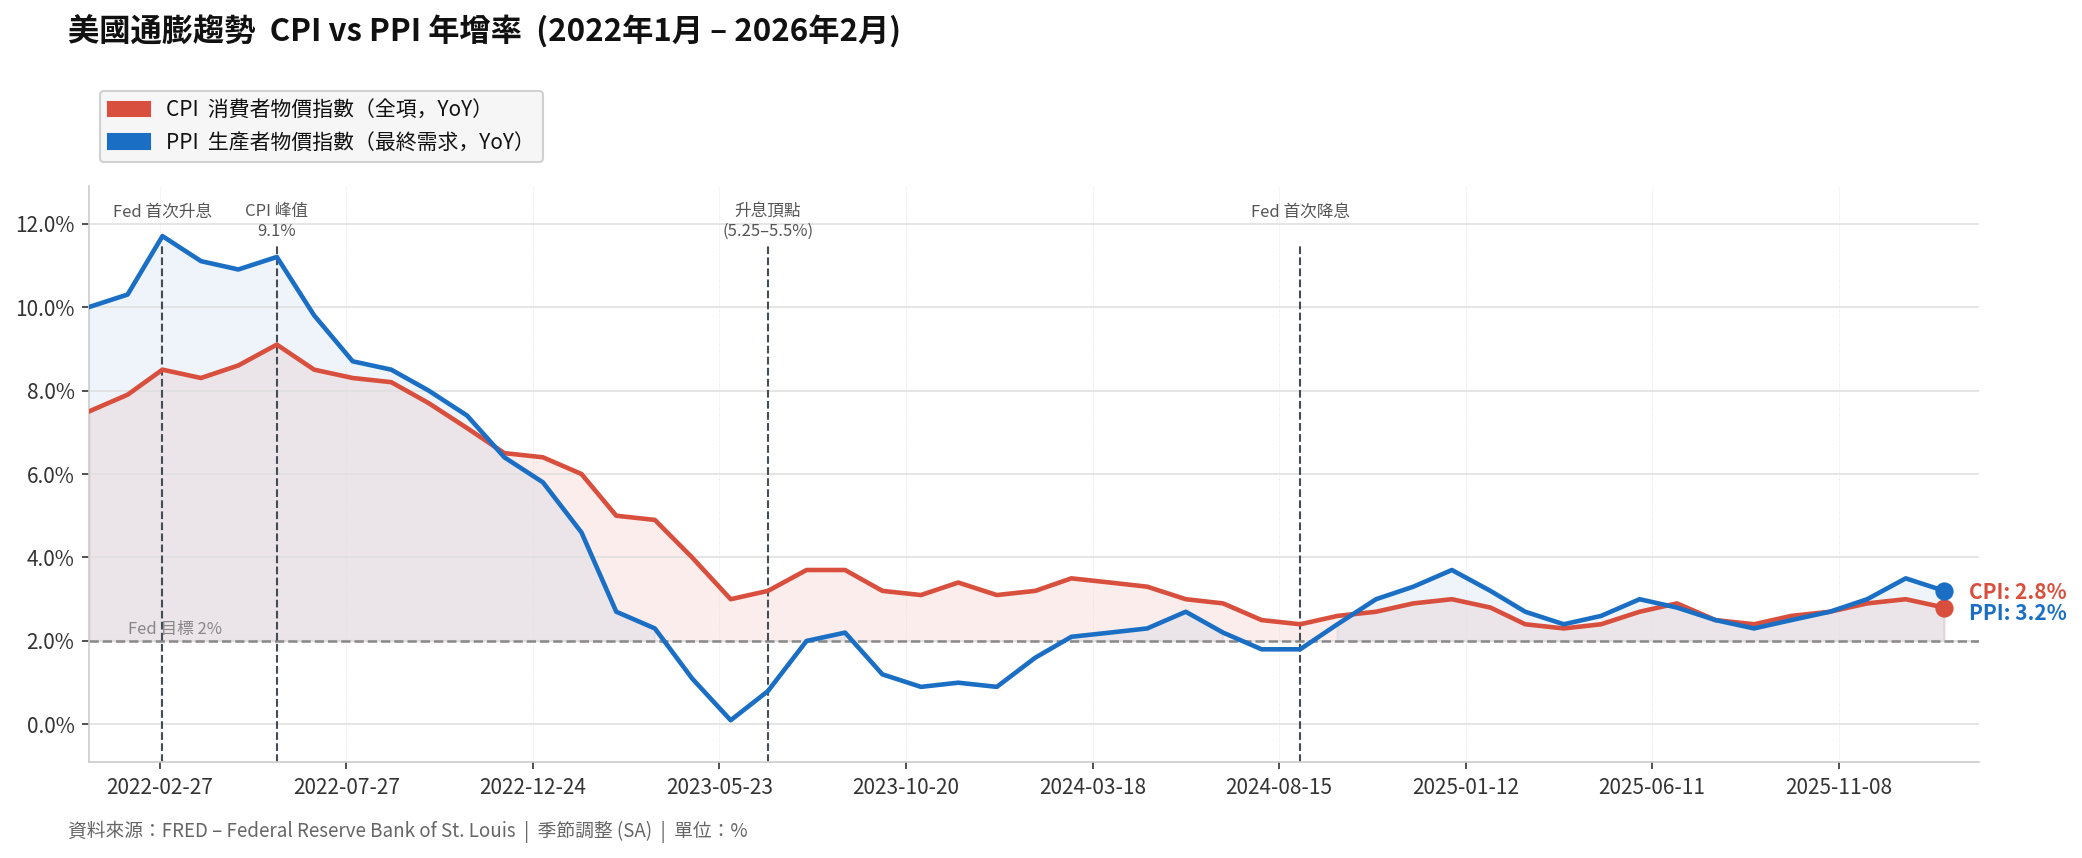

Reproduce this figure in Python.
"""
CPI & PPI YoY Trend Chart
2022-01 ~ 2026-02
Data source: FRED (Federal Reserve Bank of St. Louis)
  CPIAUCSL – CPI All Items (SA), YoY %
  WPSFD4   – PPI Final Demand (SA), YoY %
"""

import os
import warnings
import matplotlib.pyplot as plt
import matplotlib.font_manager as fm
import matplotlib.ticker as mticker
import matplotlib.patches as mpatches
import pandas as pd

warnings.filterwarnings("ignore")

# ── Font ──────────────────────────────────────────────────────────────────────
_CJK_REGULAR = "/usr/share/fonts/opentype/noto/NotoSansCJK-Regular.ttc"
_CJK_BOLD    = "/usr/share/fonts/opentype/noto/NotoSansCJK-Bold.ttc"
_fp_r = fm.FontProperties(fname=_CJK_REGULAR) if os.path.exists(_CJK_REGULAR) else fm.FontProperties()
_fp_b = fm.FontProperties(fname=_CJK_BOLD)    if os.path.exists(_CJK_BOLD)    else fm.FontProperties()

def fp(bold=False):
    return _fp_b if bold else _fp_r

# ── Fetch FRED data ───────────────────────────────────────────────────────────
PLOT_START = "2022-01-01"
END        = "2026-02-28"

def fetch_yoy(series_id: str) -> pd.Series:
    try:
        from fredapi import Fred
        api_key = os.environ.get("FRED_API_KEY", "")
        fred = Fred(api_key=api_key)
        s = fred.get_series(series_id, observation_start="2021-01-01", observation_end=END)
        s = s.resample("MS").last().dropna()
        yoy = s.pct_change(12) * 100
        yoy = yoy[(yoy.index >= PLOT_START) & (yoy.index <= END)]
        return yoy.dropna()
    except Exception:
        return pd.Series(dtype=float)

cpi = fetch_yoy("CPIAUCSL")
ppi = fetch_yoy("WPSFD4")

# ── Fallback hardcoded data (BLS / BLS, monthly SA) ───────────────────────────
CPI_DATA = {
    "2022-01": 7.5,  "2022-02": 7.9,  "2022-03": 8.5,  "2022-04": 8.3,
    "2022-05": 8.6,  "2022-06": 9.1,  "2022-07": 8.5,  "2022-08": 8.3,
    "2022-09": 8.2,  "2022-10": 7.7,  "2022-11": 7.1,  "2022-12": 6.5,
    "2023-01": 6.4,  "2023-02": 6.0,  "2023-03": 5.0,  "2023-04": 4.9,
    "2023-05": 4.0,  "2023-06": 3.0,  "2023-07": 3.2,  "2023-08": 3.7,
    "2023-09": 3.7,  "2023-10": 3.2,  "2023-11": 3.1,  "2023-12": 3.4,
    "2024-01": 3.1,  "2024-02": 3.2,  "2024-03": 3.5,  "2024-04": 3.4,
    "2024-05": 3.3,  "2024-06": 3.0,  "2024-07": 2.9,  "2024-08": 2.5,
    "2024-09": 2.4,  "2024-10": 2.6,  "2024-11": 2.7,  "2024-12": 2.9,
    "2025-01": 3.0,  "2025-02": 2.8,  "2025-03": 2.4,  "2025-04": 2.3,
    "2025-05": 2.4,  "2025-06": 2.7,  "2025-07": 2.9,  "2025-08": 2.5,
    "2025-09": 2.4,  "2025-10": 2.6,  "2025-11": 2.7,  "2025-12": 2.9,
    "2026-01": 3.0,  "2026-02": 2.8,
}
PPI_DATA = {
    "2022-01": 10.0, "2022-02": 10.3, "2022-03": 11.7, "2022-04": 11.1,
    "2022-05": 10.9, "2022-06": 11.2, "2022-07":  9.8, "2022-08":  8.7,
    "2022-09":  8.5, "2022-10":  8.0, "2022-11":  7.4, "2022-12":  6.4,
    "2023-01":  5.8, "2023-02":  4.6, "2023-03":  2.7, "2023-04":  2.3,
    "2023-05":  1.1, "2023-06":  0.1, "2023-07":  0.8, "2023-08":  2.0,
    "2023-09":  2.2, "2023-10":  1.2, "2023-11":  0.9, "2023-12":  1.0,
    "2024-01":  0.9, "2024-02":  1.6, "2024-03":  2.1, "2024-04":  2.2,
    "2024-05":  2.3, "2024-06":  2.7, "2024-07":  2.2, "2024-08":  1.8,
    "2024-09":  1.8, "2024-10":  2.4, "2024-11":  3.0, "2024-12":  3.3,
    "2025-01":  3.7, "2025-02":  3.2, "2025-03":  2.7, "2025-04":  2.4,
    "2025-05":  2.6, "2025-06":  3.0, "2025-07":  2.8, "2025-08":  2.5,
    "2025-09":  2.3, "2025-10":  2.5, "2025-11":  2.7, "2025-12":  3.0,
    "2026-01":  3.5, "2026-02":  3.2,
}

def to_series(d: dict) -> pd.Series:
    idx = pd.to_datetime(list(d.keys()))
    return pd.Series(list(d.values()), index=idx)

if cpi.empty:
    cpi = to_series(CPI_DATA)
if ppi.empty:
    ppi = to_series(PPI_DATA)

cpi = cpi[(cpi.index >= PLOT_START) & (cpi.index <= END)]
ppi = ppi[(ppi.index >= PLOT_START) & (ppi.index <= END)]

# ── Plot ──────────────────────────────────────────────────────────────────────
BG     = "#ffffff"
GRID_C = "#e0e0e0"
CPI_C  = "#d94f3d"   # red
PPI_C  = "#1a6fc4"   # blue
FILL_C = "#fde8e6"

fig, ax = plt.subplots(figsize=(14, 6))
fig.patch.set_facecolor(BG)
ax.set_facecolor(BG)
fig.subplots_adjust(top=0.77, bottom=0.13, left=0.07, right=0.97)

# Fill between
ax.fill_between(cpi.index, cpi.values, 2, where=(cpi.values >= 2),
                alpha=0.10, color=CPI_C, zorder=1)
ax.fill_between(ppi.index, ppi.values, 2, where=(ppi.values >= 2),
                alpha=0.07, color=PPI_C, zorder=1)

# 2% Fed target line
ax.axhline(2.0, color="#888888", linewidth=1.2, linestyle="--", zorder=2)
ax.text(
    cpi.index[1], 2.08, "Fed 目標 2%",
    color="#888888", fontproperties=fp(), fontsize=8, va="bottom",
)

# Lines
ax.plot(cpi.index, cpi.values, color=CPI_C, linewidth=2.2, zorder=3, label="CPI")
ax.plot(ppi.index, ppi.values, color=PPI_C, linewidth=2.2, zorder=3, label="PPI")

# Dots at last data point
ax.scatter([cpi.index[-1]], [cpi.values[-1]], color=CPI_C, s=60, zorder=5)
ax.scatter([ppi.index[-1]], [ppi.values[-1]], color=PPI_C, s=60, zorder=5)

# Annotate latest values
ax.annotate(
    f"CPI: {cpi.values[-1]:.1f}%",
    xy=(cpi.index[-1], cpi.values[-1]),
    xytext=(12, 4), textcoords="offset points",
    color=CPI_C, fontproperties=fp(bold=True), fontsize=10,
)
ax.annotate(
    f"PPI: {ppi.values[-1]:.1f}%",
    xy=(ppi.index[-1], ppi.values[-1]),
    xytext=(12, -14), textcoords="offset points",
    color=PPI_C, fontproperties=fp(bold=True), fontsize=10,
)

# ── Key event annotations ──────────────────────────────────────────────────────
events = [
    ("2022-03", "Fed 首次升息",          0.97, "center"),
    ("2022-06", "CPI 峰值\n9.1%",        0.97, "center"),
    ("2023-07", "升息頂點\n(5.25–5.5%)", 0.97, "center"),
    ("2024-09", "Fed 首次降息",           0.97, "center"),
]
for date_str, label, y_frac, ha in events:
    xd = pd.Timestamp(date_str)
    if xd < cpi.index[0] or xd > cpi.index[-1]:
        continue
    ax.axvline(xd, ymax=0.90, color="#444c56", linewidth=1, linestyle="--", zorder=2)
    ax.text(
        xd, y_frac, label,
        color="#555555", fontproperties=fp(), fontsize=8,
        ha=ha, va="top",
        transform=ax.get_xaxis_transform(),
    )

# ── Axes styling ──────────────────────────────────────────────────────────────
ax.spines[["top", "right"]].set_visible(False)
ax.spines[["left", "bottom"]].set_color("#cccccc")
ax.tick_params(colors="#333333", labelsize=9)
ax.yaxis.set_major_formatter(mticker.FormatStrFormatter("%.1f%%"))
ax.set_xlim(cpi.index[0], cpi.index[-1] + pd.DateOffset(months=1))
ax.set_ylim(
    min(cpi.min(), ppi.min()) - 1.0,
    max(cpi.max(), ppi.max()) + 1.2,
)
ax.xaxis.set_major_locator(mticker.MaxNLocator(12))
ax.grid(axis="y", color=GRID_C, linewidth=0.8)
ax.grid(axis="x", color=GRID_C, linewidth=0.4, linestyle=":")

for lbl in ax.get_xticklabels():
    lbl.set_fontproperties(fp())
for lbl in ax.get_yticklabels():
    lbl.set_fontproperties(fp())

# ── Title & subtitle ──────────────────────────────────────────────────────────
fig.text(
    0.06, 0.96,
    "美國通膨趨勢  CPI vs PPI 年增率  (2022年1月 – 2026年2月)",
    va="top", fontsize=15, color="#111111", fontproperties=fp(bold=True),
)
fig.text(
    0.06, 0.04,
    "資料來源：FRED – Federal Reserve Bank of St. Louis  |  季節調整 (SA)  |  單位：%",
    va="bottom", fontsize=9, color="#666666", fontproperties=fp(),
)

# ── Legend ────────────────────────────────────────────────────────────────────
leg_patches = [
    mpatches.Patch(color=CPI_C, label="CPI  消費者物價指數（全項，YoY）"),
    mpatches.Patch(color=PPI_C, label="PPI  生產者物價指數（最終需求，YoY）"),
]
fig.legend(
    handles=leg_patches,
    loc="lower left",
    bbox_to_anchor=(0.07, 0.785),
    frameon=True,
    framealpha=0.9,
    facecolor="#f5f5f5",
    edgecolor="#cccccc",
    labelcolor="#111111",
    fontsize=9,
    prop=fp(),
)

# ── Save ──────────────────────────────────────────────────────────────────────
out = "/home/user/Claude/inflation_trend.png"
plt.savefig(out, dpi=150, bbox_inches="tight", facecolor=BG)
plt.close()
print(f"Saved → {out}")
